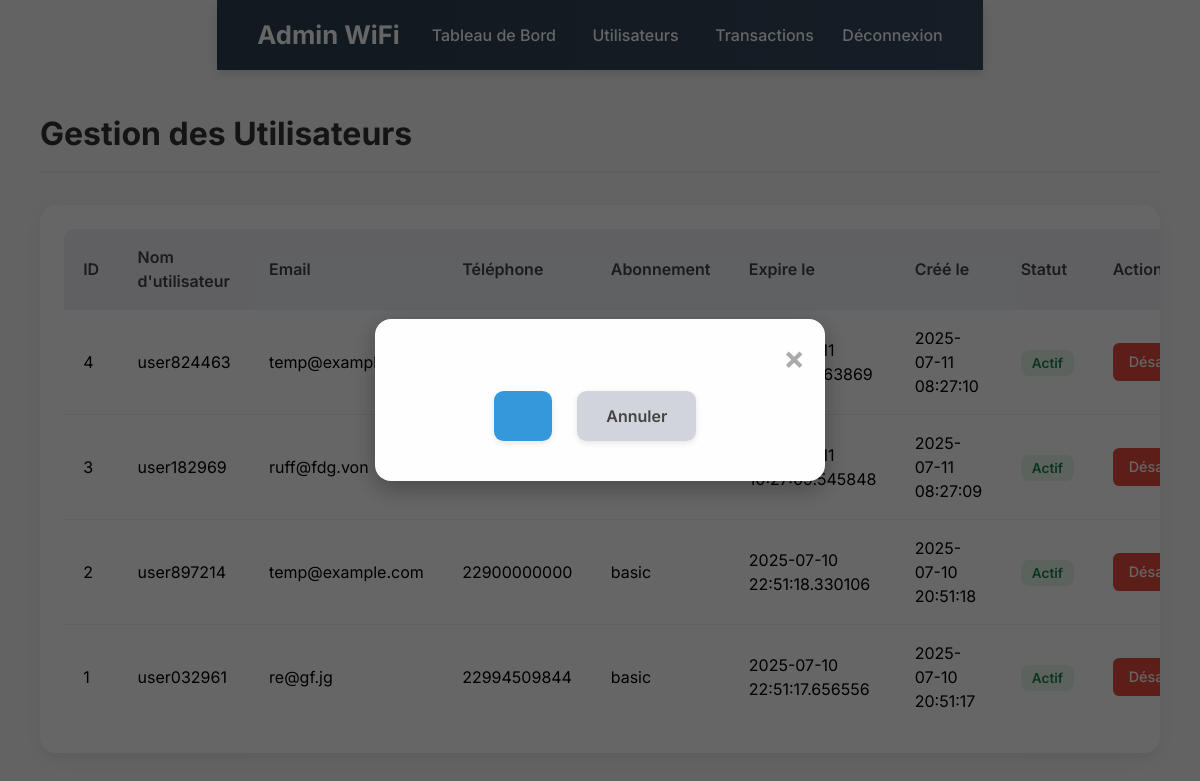
Screenshot of /admin/users (signed in) with the database file from the repository.
### tables this page shows
CREATE TABLE users (
            id INTEGER PRIMARY KEY AUTOINCREMENT,
            username TEXT UNIQUE NOT NULL,
            password_hash TEXT NOT NULL,
            email TEXT,
            phone TEXT,
            created_at TIMESTAMP DEFAULT CURRENT_TIMESTAMP,
            last_login TIMESTAMP,
            is_active INTEGER DEFAULT 1,
            subscription_type TEXT,
            subscription_expires TIMESTAMP,
            max_devices INTEGER DEFAULT 1
        );

### app.py (the view)
@app.route('/admin/users')
@admin_required
def admin_users():
    conn = get_db_connection()
    cursor = conn.cursor()
    cursor.execute('''
        SELECT id, username, email, phone, subscription_type,
               subscription_expires, created_at, is_active
        FROM users
        ORDER BY created_at DESC
    ''')
    users = cursor.fetchall()
    conn.close()
    return render_template('admin_users.html', users=users)

### app.py (called while the page is built)
def get_db_connection():
    conn = sqlite3.connect(DATABASE)
    conn.row_factory = sqlite3.Row
    return conn

def admin_required(f):
    @wraps(f)
    def decorated_function(*args, **kwargs):
        if 'admin_id' not in session:
            flash('Accès administrateur requis.', 'error')
            return redirect(url_for('admin_login'))
        return f(*args, **kwargs)
    return decorated_function

### templates/admin_users.html (shortened to what this page needs)
{% extends "base.html" %}
{% block body_class %}admin-body{% endblock %}
{% block body %}
    <nav class="navbar">
        <div class="logo">Admin WiFi</div>
        <div>
            <a href="{{ url_for('admin_dashboard') }}">Tableau de Bord</a>
            <a href="{{ url_for('admin_users') }}">Utilisateurs</a>
            <a href="{{ url_for('admin_transactions') }}">Transactions</a>
            <form action="{{ url_for('admin_logout') }}" method="post" style="display:inline;">
                <button type="submit" class="text-white ml-6 font-medium bg-transparent border-none cursor-pointer hover:text-gray-400 transition duration-300">Déconnexion</button>
            </form>
        </div>
    </nav>
    <div class="main-content">
        <h1 class="section-title">Gestion des Utilisateurs</h1>
        <div class="table-container">
            <table>
                <thead>
                    <tr>
                        <th>ID</th>
                        <th>Nom d'utilisateur</th>
                        <th>Email</th>
                        <th>Téléphone</th>
                        <th>Abonnement</th>
                        <th>Expire le</th>
                        <th>Créé le</th>
                        <th>Statut</th>
                        <th>Actions</th>
                    </tr>
                </thead>
                <tbody>
                    {% for user in users %}
                    <tr>
                        <td>{{ user.id }}</td>
                        <td>{{ user.username }}</td>
                        <td>{{ user.email or 'N/A' }}</td>
                        <td>{{ user.phone or 'N/A' }}</td>
                        <td>{{ user.subscription_type or 'Aucun' }}</td>
                        <td>{{ user.subscription_expires or 'N/A' }}</td>
                        <td>{{ user.created_at }}</td>
                        <td>
                            {% if user.is_active %}
                                <span class="status-active">Actif</span>
                            {% else %}
                                <span class="status-inactive">Inactif</span>
                            {% endif %}
                        </td>
                        <td>
                            {% if user.is_active %}
                                <button class="action-btn deactivate-btn" onclick="showConfirmationModal(parseInt('{{ user.id }}'), 'deactivate')">Désactiver</button>
                            {% else %}
                                <button class="action-btn" onclick="showConfirmationModal(parseInt('{{ user.id }}'), 'activate')">Activer</button>
                            {% endif %}
                        </td>
                    </tr>
                    {% endfor %}
                </tbody>
            </table>
        </div>
    </div>
    <div id="confirmationModal" class="modal">
        <div class="modal-content">
            <span class="close-button" onclick="hideConfirmationModal()">&times;</span>
            <div class="modal-actions">
                <button id="confirmActionButton" class="action-btn"></button>
                <button class="action-btn cancel-btn" onclick="hideConfirmationModal()">Annuler</button>
            </div>
        </div>
    </div>
{% endblock %}

### rows the page displays
users: id "4", username "user824463", email "temp@example.com", created_at "2025-07-11 08:27:10", is_active "Actif"
users: id "3", username "user182969", email "ruff@fdg.von", created_at "2025-07-11 08:27:09", is_active "Actif"
users: id "2", username "user897214", email "temp@example.com", phone "22900000000", subscription_type "basic", subscription_expires "2025-07-10 22:51:18.330106", created_at "2025-07-10 20:51:18", is_active "Actif"
users: id "1", username "user032961", email "re@gf.jg", phone "22994509844", subscription_type "basic", subscription_expires "2025-07-10 22:51:17.656556", created_at "2025-07-10 20:51:17", is_active "Actif"
